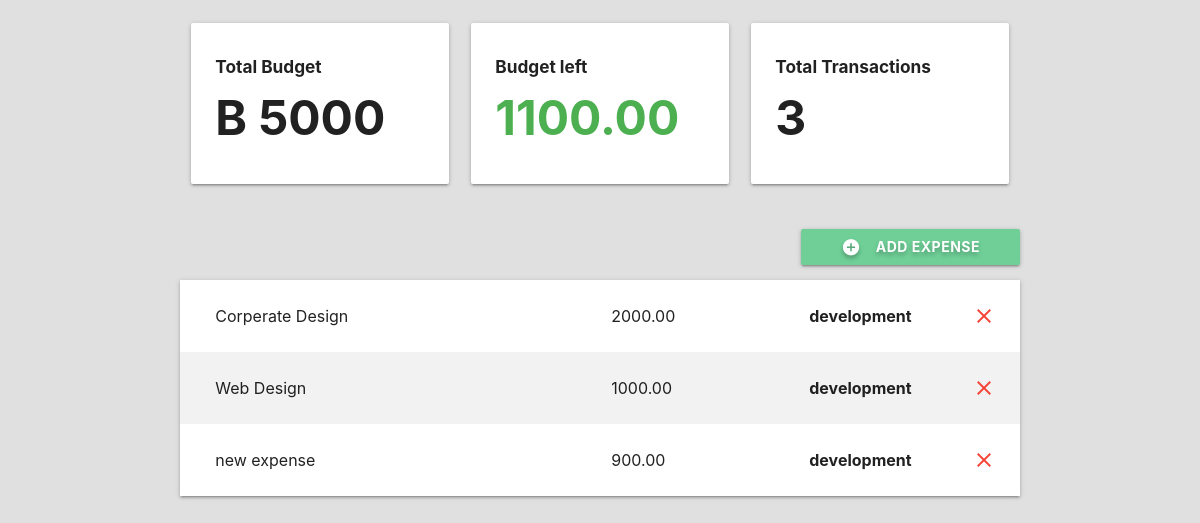
Page /first-web-app on the committed database.
### budget/models.py (models this page shows, shortened)
class Project(models.Model):
    name = models.CharField(max_length=100)
    slug = models.SlugField(max_length=100, unique=True, blank=True)
    budget = models.IntegerField()
    def budget_left(self):
        expense_list = Expense.objects.filter(project=self)
        total_expense_amount = 0
        for expense in expense_list:
            total_expense_amount += expense.amount
        return self.budget - total_expense_amount
    def total_transactions(self):
        expense_list = Expense.objects.filter(project=self)
        return len(expense_list)

class Expense(models.Model):
    project = models.ForeignKey(Project, on_delete=models.CASCADE, related_name='expenses')
    title = models.CharField(max_length=100)
    amount = models.DecimalField(max_digits=8, decimal_places=2)
    category = models.ForeignKey(Category, on_delete=models.CASCADE)
    class Meta:
        ordering = ('-amount',)

class Category(models.Model):
    project = models.ForeignKey(Project, on_delete=models.CASCADE)
    name = models.CharField(max_length=50)

### budget/views.py (the view, shortened to what this page needs)
# urls.py: path('<slug:project_slug>', views.project_detail, name='detail')
def project_detail(request, project_slug):
    project = get_object_or_404(Project, slug=project_slug)
    if request.method == 'GET':
        category_list = Category.objects.filter(project=project)
        return render(request, 'budget/project-detail.html', {'project': project, 'expense_list': project.expenses.all(), 'category_list': category_list})
    elif request.method == 'DELETE':
        id = json.loads(request.body)['id']
        expense = get_object_or_404(Expense, id=id)
        expense.delete()
        return HttpResponse('')
    return HttpResponseRedirect(project_slug)

### budget/templates/budget/project-detail.html (shortened to what this page needs)
{% extends 'budget/base.html' %}
{% block content %}
<div class="container">
  <section class="section section-stats">
    <div class="row">
      <div class="col s12 m12 l4">
        <div class="card-panel">
          <h6 class="bold">Total Budget</h6>
          <h1 class="bold">B {{ project.budget }}</h1>
        </div>
      </div>
      <div class="col s12 m6 l4">
        <div class="card-panel">
          <h6 class="bold">Budget left</h6>
          {% if project.budget_left > 0 %}
            <h1 class="bold green-text">{{ project.budget_left }}</h1>
          {% elif project.budget_left == 0 %}
            <h1 class="bold orange-text">{{ project.budget_left }}</h1>
          {% else %}
            <h1 class="bold red-text">{{ project.budget_left }}</h1>
          {% endif %}
        </div>
      </div>
      <div class="col s12 m6 l4">
        <div class="card-panel">
          <h6 class="bold">Total Transactions</h6>
          <h1 class="bold">{{ project.total_transactions }}</h1>
        </div>
      </div>
    </div>
  </section>
  <section class="section section-expenses">
    <div class="row">
      <button class="btn waves-effect right modal-trigger" href="#expenseModal">
        <i class="material-icons white-text left">add_circle</i>
        Add Expense
      </button>
    </div>
    <ul class="z-depth-1">
      {% for expense in expense_list %}
      <li>
        <div class="card-panel z-depth-0 expense">
          <div class="row">
            <div class="col l6">
              <span class="title">{{ expense.title }}</span>
            </div>
            <div class="col l3">
              <span class="title">{{ expense.amount }}</span>
            </div>
            <div class="col 1">
              <span class="title bold">{{ expense.category.name }}</span>
            </div>
            <a class="close-icon" onclick="deleteExpense(this)" data-id="{{ expense.id }}">
              <i class="material-icons red-text right">close</i>
            </a>
          </div>
        </div>
      </li>
      {% endfor %}
    </ul>
  </section>
</div>
{% endblock %}

### budget/static/css/style.css (style rules this page uses)
html { font-family: 'Montserrat'; background-color: #E0E0E0; }
h1, h6 { font-weight: bold; }
.bold { font-weight: bold; }
.row { margin: 0 !important; }
.section-stats h1 { font-size: 4vw; margin: 15px 0px; }
.section-expenses button { padding: 0px 40px; font-weight: bold; text-shadow: 0px 3px 4px rgba(0, 0, 0, .25); background-color: #6FCF97; }
.section-expenses .expense { font-size: 16px; border-radius: 0; margin: 0; }
.section-expenses li:nth-child(even) .expense { background-color: #F2F2F2; }

### rows in the picture
Project: budget "5000", budget_left "1100.00", total_transactions "3"
Expense: title "Corperate Design", amount "2000.00", category.name "development"
Expense: title "Web Design", amount "1000.00", category.name "development"
Expense: title "new expense", amount "900.00", category.name "development"
